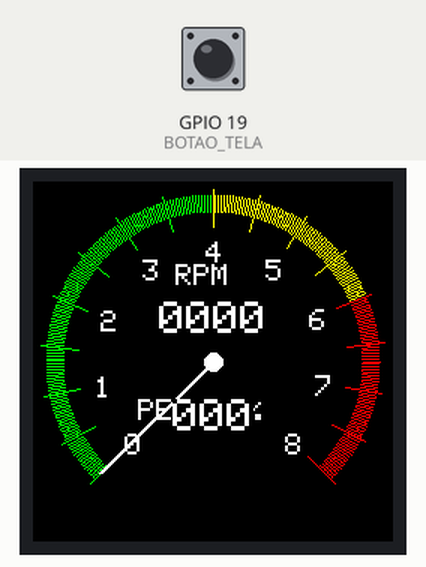
Simulated run of this program. Board: ESP32. Parts: 240×240 colour display. Inputs (shaded band) come from the test bench; at power-on: GPIO 19 (BOTAO_TELA) HIGH. No CAN messages arrive unless stated; what the program prints to the serial monitor is not drawn.

Above: at 4.6 s.
4.7 s: GPIO 19 (BOTAO_TELA) pulled LOW for 0.15 s
At 5.4 s:
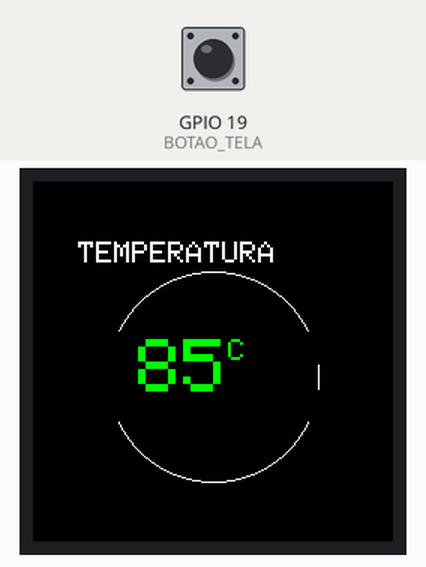
7.8 s: GPIO 19 (BOTAO_TELA) pulled LOW for 1 s
At 7.94 s:
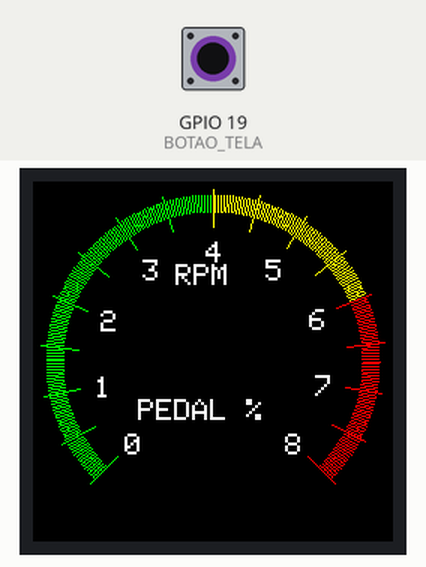
10.3 s: GPIO 19 (BOTAO_TELA) pulled LOW for 0.15 s
At 10.57 s:
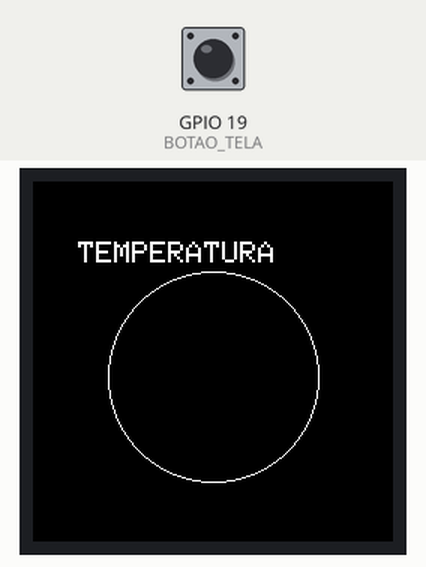
13.4 s: GPIO 19 (BOTAO_TELA) pulled LOW for 3.2 s
At 14.9 s:
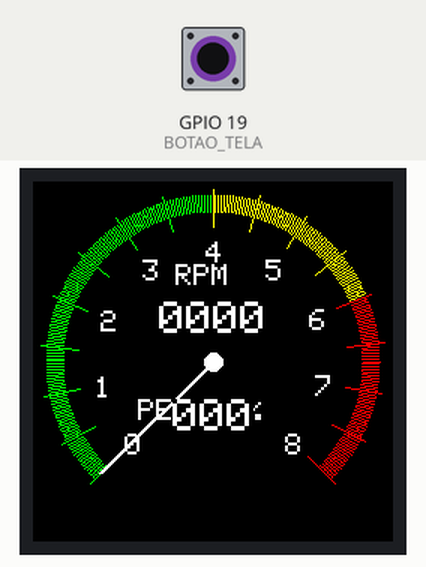
Timing chart, 0 to 16.4 s (numbered marks = the images above; inputs shaded):
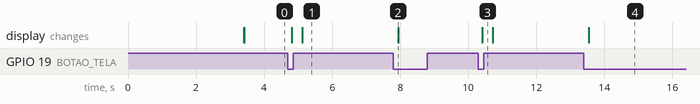

Measured:
- after the input at 4.7 s, the display: first changes after 0.12 s (image 1 shows a later state)
- after the input at 7.8 s, the display: changes after 0.14 s (image 2)
- after the input at 10.3 s, the display: changes after 0.12 s (image 3)
- after the input at 13.4 s, the display: first changes after 0.14 s (image 4 shows a later state)

The program:

main.cpp
```cpp
#include <SPI.h>
#include <Adafruit_GFX.h>
#include <Adafruit_GC9A01A.h>
#include <math.h>

// Inclui o driver nativo de CAN (TWAI) do ESP32
#include "driver/twai.h"

// Pinos do Ecrã GC9A01
#define TFT_CS   15
#define TFT_DC   2
#define TFT_RST  4

// Pinos escolhidos para a rede CAN no ESP32
#define CAN_TX_PIN GPIO_NUM_21
#define CAN_RX_PIN GPIO_NUM_22

Adafruit_GC9A01A tft(TFT_CS, TFT_DC, TFT_RST);

int rpm_atual = 0;
int pedal_atual = 0;
int rpm_anterior = -1;
int pedal_anterior = -1;

#define BOTAO_TELA 19

int telaAtual = 0;

int temperaturaMotor = 85; // valor inicial

bool ultimoEstadoBotao = HIGH;

void desenharFundoEstatico();
void atualizarPainel(int rpm, int pedal);
void desenharPonteiro(int valor, uint16_t cor);
void lerRedeCAN();
void mostrarSplashScreen();
void desenharLogo();
void verificarBotao();
void desenharTelaTemperatura();
void atualizarTelaTemperatura();

void setup() {
  Serial.begin(115200);
  pinMode(BOTAO_TELA, INPUT_PULLUP);
// Inicializa o Ecrã
tft.begin();

mostrarSplashScreen();

tft.fillScreen(GC9A01A_BLACK);
desenharFundoEstatico();

  // ==========================================
  // INICIALIZAÇÃO DO CAN NATIVO DO ESP32 (TWAI)
  // ==========================================
  // Configuração dos Pinos
  twai_general_config_t g_config = TWAI_GENERAL_CONFIG_DEFAULT(CAN_TX_PIN, CAN_RX_PIN, TWAI_MODE_NORMAL);

  // Configuração da Velocidade (Ajusta para a velocidade do teu carro, ex: 500kbps)
  twai_timing_config_t t_config = TWAI_TIMING_CONFIG_500KBITS();

  // Filtros (Aceita todas as mensagens)
  twai_filter_config_t f_config = TWAI_FILTER_CONFIG_ACCEPT_ALL();

  // Instala e arranca o driver
  if (twai_driver_install(&g_config, &t_config, &f_config) == ESP_OK) {
    Serial.println("Driver CAN instalado");
  }
  if (twai_start() == ESP_OK) {
    Serial.println("Driver CAN iniciado");
  }
}

void loop() {

  verificarBotao();

  lerRedeCAN();
}

// ==========================================
// LEITURA DO BARRAMENTO CAN (USANDO ESP32 TWAI)
// ==========================================
void lerRedeCAN() {
  twai_message_t message;

  // Verifica se há alguma mensagem nova (o '0' significa que não bloqueia à espera)
  if (twai_receive(&message, 0) == ESP_OK) {

    // Processa os IDs exatamente como antes

    // EXAMPLO 1: Capturando RPM (Substitui o ID 0x1A2 pelo do teu carro)
    if (message.identifier == 0xFC) {
      // Exemplo: Junta 2 bytes (Byte 2 e 3 da mensagem)
      rpm_atual = ((message.data[0] << 8) | message.data[1])/4;
    }

    // EXEMPLO 2: Capturando Pedal (Substitui o ID 0x2B4)
    if (message.identifier == 0x1F0) {
      pedal_atual = map(((message.data[0] << 8) | message.data[1]), 0, 8000, 0, 100);
    }

    // Só redesenha se os valores mudaram (mantém o ponteiro suave)
    if (rpm_atual != rpm_anterior || pedal_atual != pedal_anterior) {
      atualizarPainel(rpm_atual, pedal_atual);
    }

    if (message.identifier == 0x123) {
      temperaturaMotor = message.data[0] - 40;
    }

  }

if (telaAtual == 0) {

  if (rpm_atual != rpm_anterior ||
      pedal_atual != pedal_anterior) {

    atualizarPainel(rpm_atual, pedal_atual);
  }
}

if (telaAtual == 1) {

  atualizarTelaTemperatura();
}

}

// ==========================================
// FUNÇÕES DE DESENHO (Visual Branco/Vermelho Desportivo)
// ==========================================

void desenharFundoEstatico() {

  tft.fillScreen(GC9A01A_BLACK);

  // Arco colorido do RPM
  for (int rpm = 0; rpm <= 8000; rpm += 20) {

    float angulo = map(rpm, 0, 8000, 135, 405);
    float rad = angulo * PI / 180.0;

    uint16_t cor;

    if (rpm < 4000)
      cor = GC9A01A_GREEN;

    else if (rpm < 6000)
      cor = GC9A01A_YELLOW;

    else
      cor = GC9A01A_RED;

    for (int esp = 0; esp < 12; esp++) {

      int x = 120 + (100 + esp) * cos(rad);
      int y = 120 + (100 + esp) * sin(rad);

      tft.drawPixel(x, y, cor);
    }
  }

  // Marcas da escala
  for (int i = 0; i <= 8000; i += 500) {

    float angulo = map(i, 0, 8000, 135, 405);
    float rad = angulo * PI / 180.0;

    int x1 = 120 + 90 * cos(rad);
    int y1 = 120 + 90 * sin(rad);

    int x2 = 120 + 115 * cos(rad);
    int y2 = 120 + 115 * sin(rad);

    uint16_t cor;

    if (i < 4000)
      cor = GC9A01A_GREEN;
    else if (i < 6000)
      cor = GC9A01A_YELLOW;
    else
      cor = GC9A01A_RED;

    tft.drawLine(x1, y1, x2, y2, cor);

    if (i % 1000 == 0) {

      char txt[2];
      sprintf(txt, "%d", i / 1000);

      int xt = 120 + 75 * cos(rad);
      int yt = 120 + 75 * sin(rad);

      tft.setTextColor(GC9A01A_WHITE);
      tft.setTextSize(2);
      tft.setCursor(xt - 5, yt - 5);
      tft.print(txt);
    }
  }

  // Centro
  tft.fillCircle(120,120,40,GC9A01A_BLACK);

  tft.setTextColor(GC9A01A_WHITE);
  tft.setTextSize(2);

  tft.setCursor(95,55);
  tft.print("RPM");

  tft.setCursor(70,145);
  tft.print("PEDAL %");
}

void atualizarPainel(int rpm, int pedal) {
  if (rpm != rpm_anterior) {
    if (rpm_anterior >= 0) {
      desenharPonteiro(rpm_anterior, GC9A01A_BLACK);
    }

    uint16_t corPonteiro = (rpm >= 6000) ? GC9A01A_RED : GC9A01A_WHITE;
    desenharPonteiro(rpm, corPonteiro);


    uint16_t corRPM;

if(rpm < 4000)
    corRPM = GC9A01A_GREEN;
else if(rpm < 6000)
    corRPM = GC9A01A_YELLOW;
else
    corRPM = GC9A01A_RED;

tft.setTextColor(corRPM, GC9A01A_BLACK);

    tft.setTextColor(GC9A01A_WHITE, GC9A01A_BLACK);
    tft.setTextSize(3);

    char rpmStr[10];
    sprintf(rpmStr, "%04d", rpm);
    tft.setCursor(84, 80);
    tft.print(rpmStr);

    rpm_anterior = rpm;


  }

  if (pedal != pedal_anterior) {
    tft.setTextColor(GC9A01A_WHITE, GC9A01A_BLACK);
    tft.setTextSize(3);

    char pedalStr[10];
    sprintf(pedalStr, "%03d", pedal);
    tft.setCursor(93, 145);
    tft.print(pedalStr);

    pedal_anterior = pedal;
  }
}

void desenharPonteiro(int valor, uint16_t cor) {

  valor = constrain(valor, 0, 8000);

  float angulo = map(valor, 0, 8000, 135, 405);
  float rad = angulo * PI / 180.0;

  int x1 = 120;
  int y1 = 120;

  int x2 = 120 + 105 * cos(rad);
  int y2 = 120 + 105 * sin(rad);

  tft.drawLine(x1, y1, x2, y2, cor);
  tft.drawLine(x1+1, y1, x2+1, y2, cor);
  tft.drawLine(x1-1, y1, x2-1, y2, cor);

  tft.fillCircle(120,120,6,cor);
}

// ==========================================
// SPLASH SCREEN
// ==========================================

void desenharLogo() {

  uint16_t verde = GC9A01A_GREEN;
  uint16_t vermelho = GC9A01A_RED;

  int s = 18;
  int gap = 4;

  // posição da logo
  int x0 = 82;
  int y0 = 45;

  // círculo vermelho
  tft.fillCircle(
    x0 + s/2,
    y0 + s/2,
    s/2,
    vermelho
  );

  // linha superior
  tft.fillRoundRect(x0 + (s+gap), y0, s, s, 3, verde);
  tft.fillRoundRect(x0 + 2*(s+gap), y0, s, s, 3, verde);

  // linha 2
  tft.fillRoundRect(x0, y0 + (s+gap), s, s, 3, verde);
  tft.fillRoundRect(x0 + (s+gap), y0 + (s+gap), s, s, 3, verde);

  // linha 3
  tft.fillRoundRect(x0, y0 + 2*(s+gap), s, s, 3, verde);
  tft.fillRoundRect(x0 + (s+gap), y0 + 2*(s+gap), s, s, 3, verde);
  tft.fillRoundRect(x0 + 2*(s+gap), y0 + 2*(s+gap), s, s, 3, verde);

  // linha 4
  tft.fillRoundRect(x0, y0 + 3*(s+gap), s, s, 3, verde);
  tft.fillRoundRect(x0 + (s+gap), y0 + 3*(s+gap), s, s, 3, verde);
}

void mostrarSplashScreen() {

  tft.fillScreen(GC9A01A_BLACK);

  desenharLogo();

  delay(3000);

  tft.fillScreen(GC9A01A_BLACK);
}

void verificarBotao() {

  bool estadoAtual = digitalRead(BOTAO_TELA);

  // Detecta apenas o clique
  if (ultimoEstadoBotao == HIGH && estadoAtual == LOW) {

    telaAtual++;

    if (telaAtual > 1)
      telaAtual = 0;

    tft.fillScreen(GC9A01A_BLACK);

    if (telaAtual == 0) {
      desenharFundoEstatico();
      rpm_anterior = -1;
      pedal_anterior = -1;
    }

    if (telaAtual == 1) {
      desenharTelaTemperatura();
    }

  }

  ultimoEstadoBotao = estadoAtual;
}

void desenharTelaTemperatura() {

  tft.fillScreen(GC9A01A_BLACK);

  tft.setTextColor(GC9A01A_WHITE);
  tft.setTextSize(2);

  tft.setCursor(30,40);
  tft.print("TEMPERATURA");

  tft.drawCircle(120,130,70,GC9A01A_WHITE);
}

void atualizarTelaTemperatura() {

  tft.fillRect(50,100,140,60,GC9A01A_BLACK);

  uint16_t cor;

  if(temperaturaMotor < 95)
    cor = GC9A01A_GREEN;
  else if(temperaturaMotor < 105)
    cor = GC9A01A_YELLOW;
  else
    cor = GC9A01A_RED;

  tft.setTextColor(cor);
  tft.setTextSize(5);

  tft.setCursor(70,105);
  tft.print(temperaturaMotor);

  tft.setTextSize(2);
  tft.print("C");
}
```
